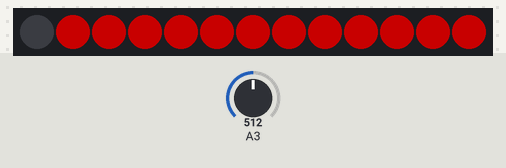
Bench run of a sketch on a simulated Arduino Uno, built with avr-gcc and run on an emulated ATmega328P. Shown: 13 RGB LEDs in strip order, left to right. The test bench sets the inputs (shaded band); at power-on: A3 = 512. Dim RGB values are drawn brighter than linear.

Above: at 1.2 s.
1.3 s: A3 set to 161
At 4.2 s:
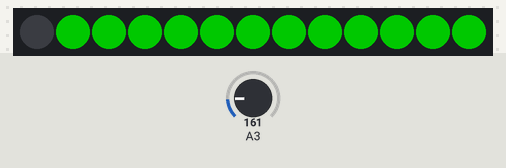
4.3 s: A3 set to 142
5.8 s: A3 set to 160
At 8.7 s:
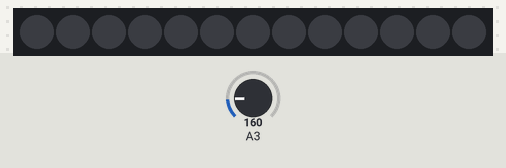
8.8 s: A3 set to 140
Timing chart, 0 to 11.3 s (numbered marks = the images above; inputs shaded):
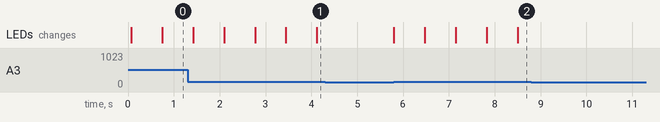

The sketch:

rgb.ino
```cpp
#include <Adafruit_NeoPixel.h>
#define LEDPIN             4
#define NUMPIXELS       13
#define delayTime       1
#define minDelay        600

char inData[64];
char inChar=-1;
bool newData = true;
bool enableTap = true;
int val;
int tickCount = 0;
int color[] = {0, 75, 75, 1};
int manual_colors[3][3] = {{100,0,0},{0,100,0},{0,0,0}};
int manual_index = 0;

char *token, *str, *tofree;

Adafruit_NeoPixel pixels = Adafruit_NeoPixel(NUMPIXELS, LEDPIN, NEO_GRB + NEO_KHZ800);

void setup()
{
  Serial.begin(9600);
  pixels.begin(); // This initializes the NeoPixel library.
  for( int i = 1; i<(NUMPIXELS); i++)
  {
      pixels.setPixelColor(i, pixels.Color(color[1], color[0], color[2])); // Moderately brightn white color.
  }
  getData();
  procData();
  setColor(color);
}

void loop()
{
getData();
val = analogRead(A3);
if(enableTap)
  {
  if(tickCount>minDelay)
    if(val>150)
    {
      for( int i = 1; i<(NUMPIXELS); i++)
      {
        pixels.setPixelColor(i, pixels.Color(manual_colors[manual_index][1], manual_colors[manual_index][0], manual_colors[manual_index][2])); //
      }
      pixels.show();
      if(manual_index>1)
        manual_index=0;
      else
        manual_index++;
      if(val>150)
        delay(minDelay);
      tickCount=0;
    }
  tickCount++;
  }
}


void getData()
{
  byte numBytesAvailable= Serial.available();
    // if there is something to read
    if (numBytesAvailable > 0)
    {
        // store everything into "inData"
        int i;
        for (i=0;i<numBytesAvailable;i++)
        {
            inChar= Serial.read();
            if(inChar='m')
            {
              enableTap=(!enableTap);
              return;
            }
            inData[i] = inChar;
        }

        inData[i] = '\0';

        //Serial.print("Arduino Received: ");
        //Serial.println(inData);
        procData();
        delay(delayTime);
  }
}

void procData()
{
  int i=0;
  tofree = str = strdup(inData);  // We own str's memory now.
  while (token = strsep(&str, " "))
  {
    color[i]=atoi(token);
    //Serial.println(color[i]);
    i++;
  }
  free(tofree);
  memset(inData, 0, sizeof(inData));
  setColor(color);
}

void setColor(int color[])
{
    //for( int i = 1; i<(NUMPIXELS); i++){
      pixels.setPixelColor(color[3], pixels.Color(color[1], color[0], color[2])); // Moderately brightn white color.
    //}
  pixels.show();
}
```

Measured:
- after the input at 4.3 s, every drawn part: stays the same
- after the input at 5.8 s, the LEDs: first change at once (image 2 shows a later state)
- after the input at 8.8 s, every drawn part: stays the same
